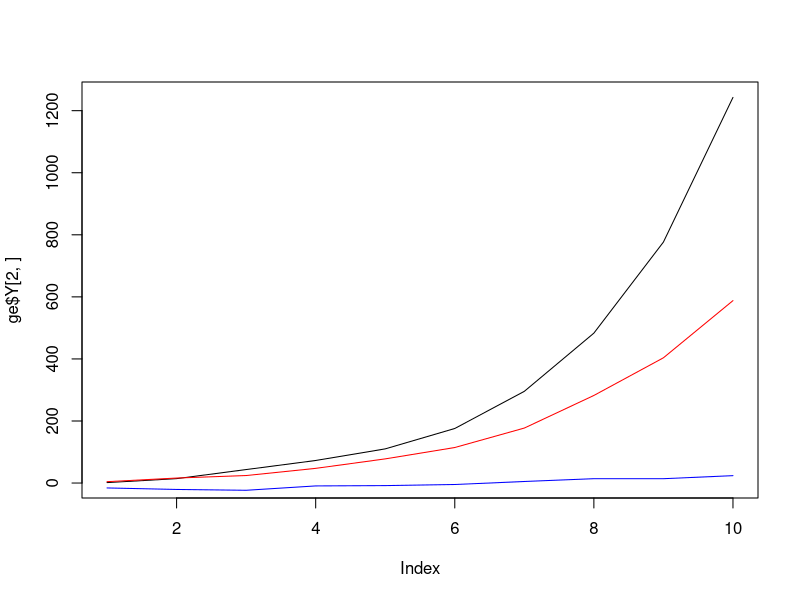

This figure's R source:

genDataMcNeish <- function(N, Nt){
  #
  # Simulate the data from McNeish 2019
  # Intput: 
  #        N: Number of people
  #        Nt: Number of Time points
  # Returns: 
  #          Y (N x Nt)
  #          X (N x Nt)
  #          W (N x 2)
  # 
  
  W1 <- rnorm(N, 10, 1) # this is correct for the output
  W2 <- rnorm(N, 5, 1)
  
  Y <- matrix(NA, nrow=N, ncol=Nt)
  X <- matrix(NA, nrow=N, ncol=Nt)
  
  for (i in 1:N){
    alpha  <-       (0.5 * W1[i]) + (.3 * W2[i]) + rnorm(1,0, sd =sqrt(.3))
    phi    <- 0.2 + (0.1 * W1[i]) + (.05 * W2[i]) + rnorm(1,0, sd =sqrt(.01))
    beta   <- 0.7 + (0.3 * W1[i]) + (.2 * W2[i]) + rnorm(1,0, sd = sqrt(.3))
    ln_var <-       (0.3 * W1[i]) + (.1 * W2[i]) + rnorm(1,0,sd = sqrt(.1))
    
    Yi <- rnorm(Nt, 0 , sd = sqrt(exp(ln_var)))
    Xi <- rnorm(Nt, 0 , sd = 1)
    for (t in 2:Nt){
      Yi[t] <- alpha + phi * Yi[t - 1] + beta * Xi[t] + Yi[t]
      
    }
    Y[i,] <- Yi
    X[i,] <- Xi
    
    
  }
  W <- matrix(c(W1,W2), nrow=N, ncol=2, byrow=F)
  return(list(Y = Y,
              X = X,
              W = W))
  
}



ge <- genDataMcNeish(5,10)
plot(ge$Y[2,], type="l")
lines(ge$Y[5,], col="blue")
lines(ge$Y[3,], col="red")

